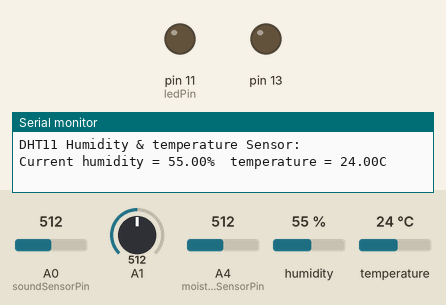
Recording of a sketch running on a simulated Arduino Uno, built with avr-gcc and run on an emulated ATmega328P. Shown: output pins drawn as LEDs (lit = HIGH), the last lines printed to the serial monitor. The test bench sets the inputs (shaded band); at power-on: A1 = 512, A0 (soundSensorPin) = 512, A4 (moistureSensorPin) = 512, humidity 55 %, temperature 24 °C.

Above: at 2.7 s.
2.8 s: A1 set to 23
9.6 s: A1 set to 18
At 10.9 s:
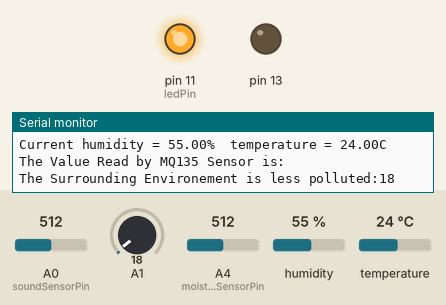
16.4 s: A0 (soundSensorPin) set to 48
23.2 s: A0 (soundSensorPin) set to 39
At 24.3 s:
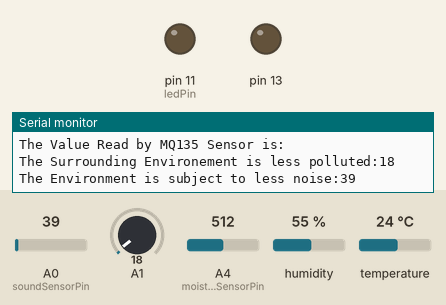
31.5 s: A0 (soundSensorPin) set to 55
At 37.4 s:
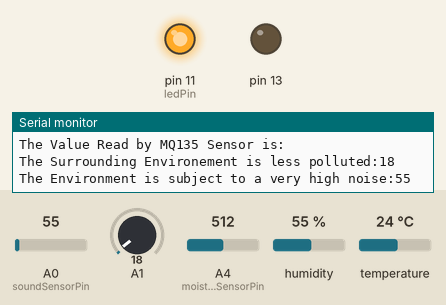
38.3 s: A0 (soundSensorPin) set to 35
At 42.8 s:
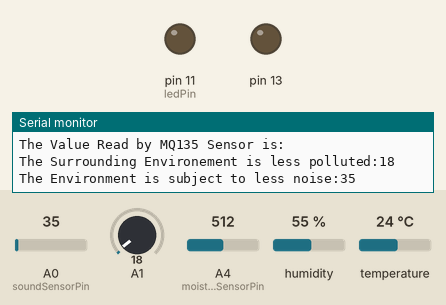
Timing chart, 0 to 44.3 s (numbered marks = the images above; inputs shaded):
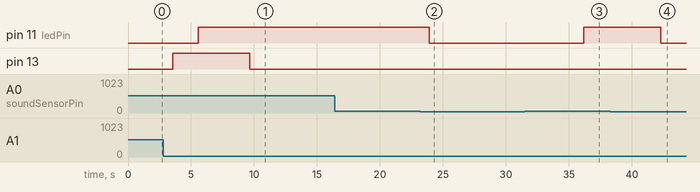

The sketch:

POLLUTIONMONITROINGSYSTEM.ino
```cpp
#include "dht.h"
#define dht_apin A2 // Analog Pin sensor is connected to
dht DHT;
int sensorValue;
int digitalValue;
int soundSensorPin = A0;  // Sound sensor analog pin
int ledPin = 11;          // LED pin
int moistureSensorPin = A4;


void setup(){

  Serial.begin(9600);
  delay(500);//Delay to let system boot
  delay(1000);//Wait before accessing Sensor
   pinMode(13, OUTPUT);
   pinMode(ledPin, OUTPUT); // Set LED pin as output

}//end "setup()"

void loop(){
  //Start of Program

    DHT.read11(dht_apin);
    Serial.println("DHT11 Humidity & temperature Sensor:\n\n");
    Serial.print("Current humidity = ");
    Serial.print(DHT.humidity);
    Serial.print("%  ");
    Serial.print("temperature = ");
    Serial.print(DHT.temperature);
    Serial.println("C  ");
    Serial.println();

    delay(2000);//Wait 5 seconds before accessing sensor again.
    sensorValue = analogRead(1); // read analog input pin 1
    Serial.println("The Value Read by MQ135 Sensor is:\n");
  if (sensorValue > 20)
  {
    digitalWrite(13, HIGH);
    Serial.print("The Surrounding Environment is over polluted:");
    Serial.println(sensorValue, DEC);
  }
  else
  {
    digitalWrite(13, LOW);
    Serial.print("The Surrounding Environement is less polluted:");
  Serial.println(sensorValue); // prints the value read
  Serial.println();
  }
  delay(2000); // wait 5seconds for next reading
  int soundLevel = analogRead(soundSensorPin); // Read the sound level                 // Print the sound level to serial monitor

  if (soundLevel >= 45) {  // If the sound level is greater than or equal to 500
    digitalWrite(ledPin, HIGH); // Turn on the LED
     Serial.print("The Environment is subject to a very high noise:");
     Serial.println(soundLevel);
  } else {
    digitalWrite(ledPin, LOW); // Turn off the LED
    Serial.print("The Environment is subject to less noise:");
    Serial.println(soundLevel);
  }
  delay(2000);
   int moistureLevel = analogRead(moistureSensorPin);
   // Read the moisture level
   Serial.println("The Value read by Soil Moisture Sensor:");
  Serial.print("Moisture level: ");
  Serial.print(moistureLevel); // Print the moisture level to serial monitor
  Serial.println();


  //Fastest should be once every two seconds.

}// end loop()
```

Measured:
- the behaviour switches between 21 and 20 on A1 (found by bisection; images 0 and 1)
- the behaviour switches between 45 and 44 on A0 (soundSensorPin) (found by bisection; images 1 and 2)
- after the input at 9.6 s, pin 13: HIGH → LOW after 0.07 s
- after the input at 23.2 s, pin 11 (ledPin): HIGH → LOW after 0.73 s
- after the input at 31.5 s, pin 11 (ledPin): LOW → HIGH after 4.7 s
- after the input at 38.3 s, pin 11 (ledPin): HIGH → LOW after 4.0 s
